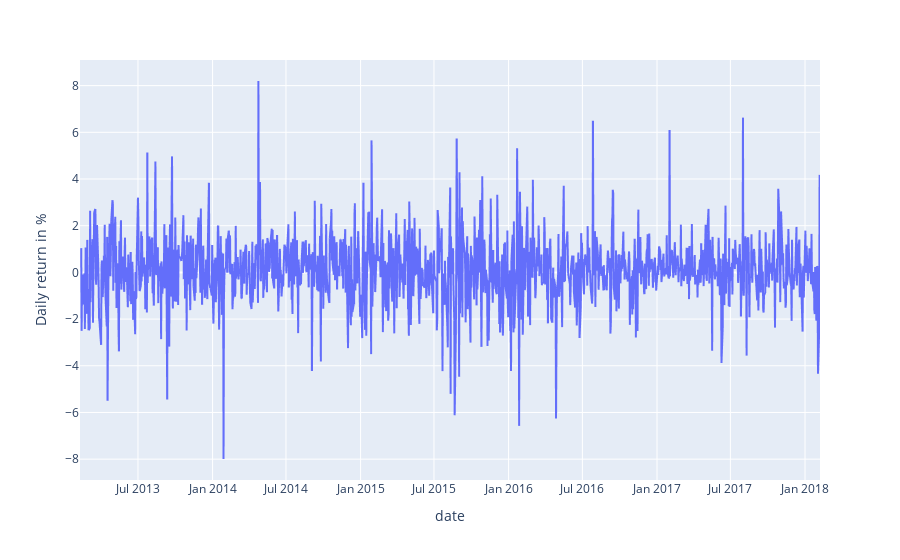

The cell this chart's notebook holds for it:
### Code cell
px.line(apple_df, x='date', y='Daily return in %')

### Figure 1 — Plotly figure (JSON) as saved in the notebook; plotly's stock layout.template omitted (floating-point values rounded to 4 significant figures; data arrays with more than 128 entries replaced by an {"elided": "..."} marker saying what was removed)
{"data": [{"hovertemplate": "date=%{x}<br>Daily return in %=%{y}<extra></extra>", "legendgroup": "", "line": {"color": "#636efa", "dash": "solid"}, "marker": {"symbol": "circle"}, "mode": "lines", "name": "", "showlegend": false, "type": "scattergl", "x": {"elided": "1259 str values"}, "xaxis": "x", "y": {"elided": "1259 float values"}, "yaxis": "y"}], "layout": {"autosize": true, "legend": {"tracegroupgap": 0}, "margin": {"t": 60}, "xaxis": {"anchor": "y", "autorange": true, "domain": [0, 1], "range": ["2013-02-08", "2018-02-07"], "title": {"text": "date"}, "type": "date"}, "yaxis": {"anchor": "x", "autorange": true, "domain": [0, 1], "range": [-8.892, 9.098], "title": {"text": "Daily return in %"}, "type": "linear"}}}
